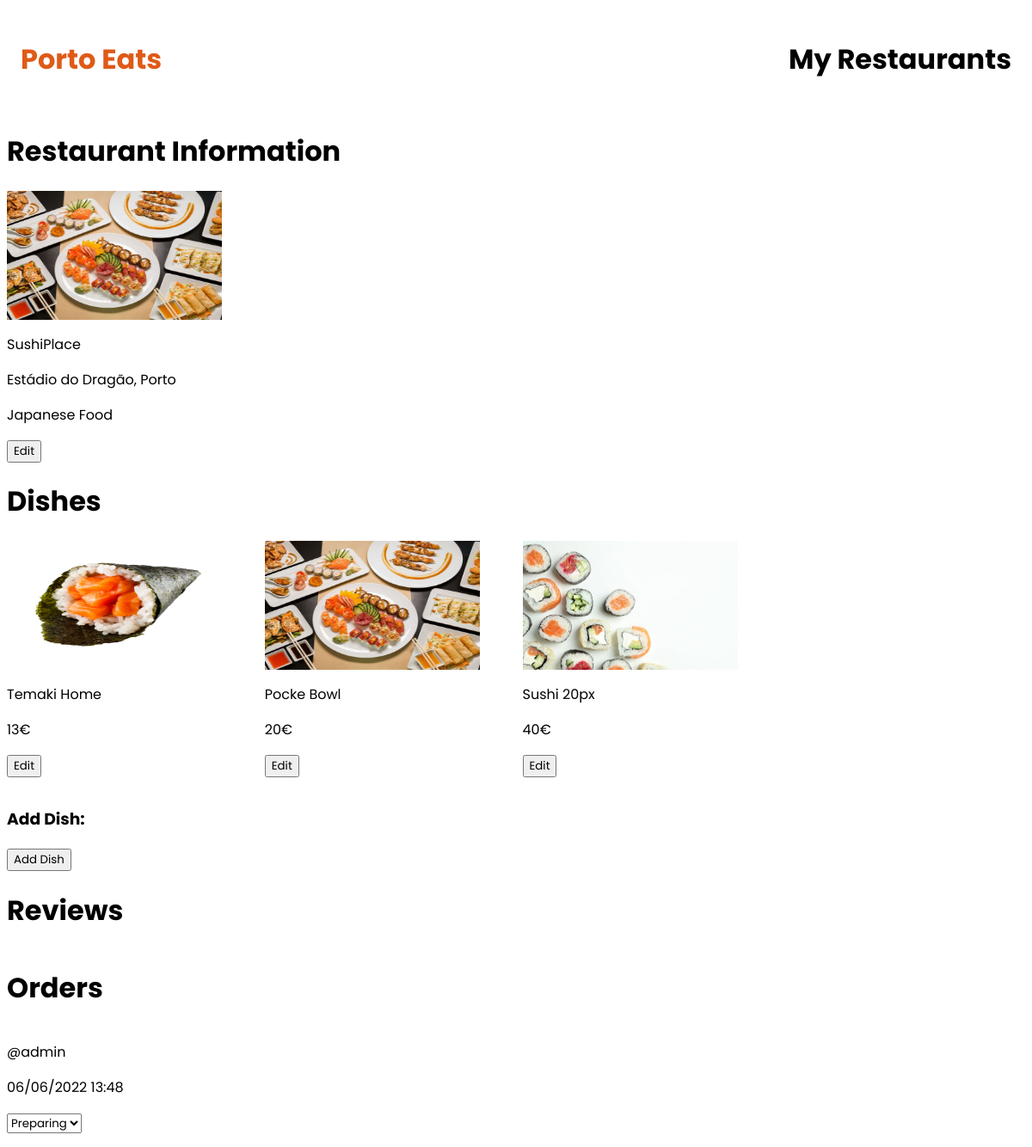
Screenshot of /restaurant_page.php?id=6 (signed in) with the database file from the repository.
### tables this page shows
CREATE TABLE Orders (
  id                INTEGER PRIMARY KEY,
  state             STRING,
  date              Date,
  id_restaurant     INTEGER References Restaurant(id),
  id_user           INTEGER References User(id)
);

CREATE TABLE User (
  id            INTEGER PRIMARY KEY,
  isOwner     BOOLEAN,
  username		STRING UNIQUE NOT NULL,
  password	    STRING NOT NULL check(length(password) >= 8),
  address        STRING,
  phoneNumber   INTEGER
);

### database/restaurant_class.php (called while the page is built, shortened)
<?php
class Restaurant {
    public static function getRestaurantWithId(PDO $db, int $id) {
      $stmt = $db->prepare('
      SELECT  Restaurant.id as id, Restaurant.name as name, address, id_Owner, Category.id as id_Category, Category.name as category_name
      FROM Restaurant
      Inner Join Category
      On Restaurant.id_Category = Category.id
      WHERE Restaurant.id = ?
      ');
      $stmt->execute(array($id));
      if ($restaurant = $stmt->fetch()) {
        return $restaurant;
      } else return null;
      exit(0);
    }
    public static function getOrdersWithRestaurant(PDO $db, int $id){
      $stmt = $db->prepare('
        SELECT  Orders.id as id, state, date, id_user, username
        FROM Orders
        Inner Join User
        On id_user = User.id
        WHERE  id_restaurant = ?
        Order by date
      ');
      $stmt->execute(array($id));
      $orders = $stmt->fetchAll();
      $result = array();
      foreach($orders as $order) {
        array_push($result, $order);
      }
      return $result;
    }
}
?>

### database/dish_class.php (called while the page is built, shortened)
<?php
class Dish {
    static function getDishesRestaurant(PDO $db, int $id) : array {
        $stmt = $db->prepare('
        SELECT id, Dish.name, price, Dish.id_category
        FROM Dish
        WHERE id_restaurant = ?
        ');
        $stmt->execute(array($id));
        if ($dishes = $stmt->fetchAll()) {
            $result = array();
          foreach($dishes as $dish) {
            array_push($result, $dish);
          }
        } else return array();
        return $result;
    }
    static function getDishNextId(PDO $db){
        $stmt = $db-> prepare('SELECT max(id)
        FROM Dish
      ');
      $stmt->execute();
      $dish = $stmt->fetch();
      return $dish['max(id)'] + 1;
    }
}
?>

### restaurant_page.php (the view, shortened to what this page needs)
<!DOCTYPE html>
<html lang="en-US">
<head>
  <link rel="stylesheet" href="CSS/style.css">
</head>
  <header>
    <h1><a href="/">Porto Eats</a></h1>
    <h1>My Restaurants</h1>
  </header>
  <body>
      <h1> Restaurant Information </h1>
      <?php
      require_once('database/connection.db.php');
      require_once('database/restaurant_class.php');
      require_once('database/dish_class.php');
      $db = getDatabaseConnection();
      $restaurant = Restaurant::getRestaurantWithId($db, $_GET['id']);
      if($restaurant!=null){
            echo
            '<div class = "crop" ><img src="IMAGES/Restaurants/'. $restaurant['id'] .'.jpeg"> </div>' .
            '<div id="profile"> <p id="info-name" >' . $restaurant['name'] . ' </p>
            <p id="info-address">'.$restaurant['address'].'</p>
            <p id="info-category">'. $restaurant['category_name'] .'</p> </div>';
        }
      ?>
      <form class="restaurant_info" method="post">
        <button id="btn">Edit</button>
      </form>
    <h1> Dishes </h1>
    <div id="dishes-div">
        <?php
            $dishes = Dish::getDishesRestaurant($db, $_GET['id']);
            foreach($dishes as $dish){
                echo '<div id="'.$dish['id'].'">
                <div class = "crop" ><img src="IMAGES/Dishes/'. $dish['id'] .'.jpeg"> </div>'
                . '<p class="info name">'.$dish['name'] .'</p>'
                . '<p class="info price">'.$dish['price'] .'€</p>'
                .'
                <form id="'.$dish['id'].'" class="form_dish" method="post">
                <p><input type="file" id ="dish_image" > </p>
                <p><input type="text" id="dish_name" placeholder="Dish name"></p>
                <p><input type="number" step="0.01" min=0 id="dish_price" placeholder="Dish price"></p>
                <button id="'.$dish['id'].'">Edit</button>
                <p id="message"> </p>
                </form>
                </div>';
            }
            echo "</div>";
    $dish_count = Dish::getDishNextId($db);
    echo "<h3>Add Dish:</h2>";
    echo '<div id="'.$dish_count.'">
    <form id="'.$dish_count.'" class="form_dish_add" method="post">
    <p class="dish_add_p">Photo: <input type="file" id ="dish_image" > </p>
    <p class="dish_add_p">Name: <input type="text" id="dish_name" placeholder="Dish name"></p>
    <p class="dish_add_p">Price: <input type="number" step="0.01" min=0 id="dish_price" placeholder="Dish price"></p>
    <button id="'.$dish_count.'">Add Dish</button>
    </form>
    </div>';
    ?>
    <h1> Reviews </h1>
    <h1> Orders </h1>
    <div id="orders-div">
    <?php
            $orders = Restaurant::getOrdersWithRestaurant($db, $_GET['id']);
            foreach($orders as $order){
                echo '<div id="'.$order['id'].'">'
                    . '<p class="info username">@'.$order['username'] .'</p>'
                    . '<p class="info date">'.$order['date'] .'</p>';
                echo '<p><select class="info state" id="'.$order['id'].'" onchange="changeState(this)">';
                    echo '<option '; if($order['state']=="preparing") {echo 'selected="selected"';} echo 'value="preparing">Preparing</option>';
                echo '</select></p>
                </div>';
            }
        ?>
    </div>
    </body>
  </html>

### CSS/style.css (style rules this page uses)
* { font-family: 'Poppins', sans-serif; }
body { height: 100%; }
header { padding: 1em; display: flex; align-items: center; justify-content: space-between; }
a { text-decoration: none; color: #DF5A17; }
h1 a { color: #df5a17; }
header h1 a { top: 0.5em; left: 0.5em; color: #df5a17; }
html { height: 110%; margin-bottom: 0.01em; }
#dishes-div { display: grid; grid-template-columns: repeat(4, 1fr); grid-gap: 15px; }
.crop { width: 250px; height: 150px; overflow: hidden; }
.crop img { width: 250px; height: 150px; }
#orders-div { display: grid; grid-template-columns: repeat(4, 1fr); grid-gap: 15px; }

### rows the page displays
orders: id_user.username "admin", date "06/06/2022 13:48", state+id "Preparing"

### other values shown
$restaurant['name'] "SushiPlace"
$restaurant['address'] "Estádio do Dragão, Porto"
$restaurant['category_name'] "Japanese Food"
$dish['name'] "Temaki Home"
$dish['price'] "13"
$dish['name'] "Pocke Bowl"
$dish['price'] "20"
$dish['name'] "Sushi 20px"
$dish['price'] "40"
